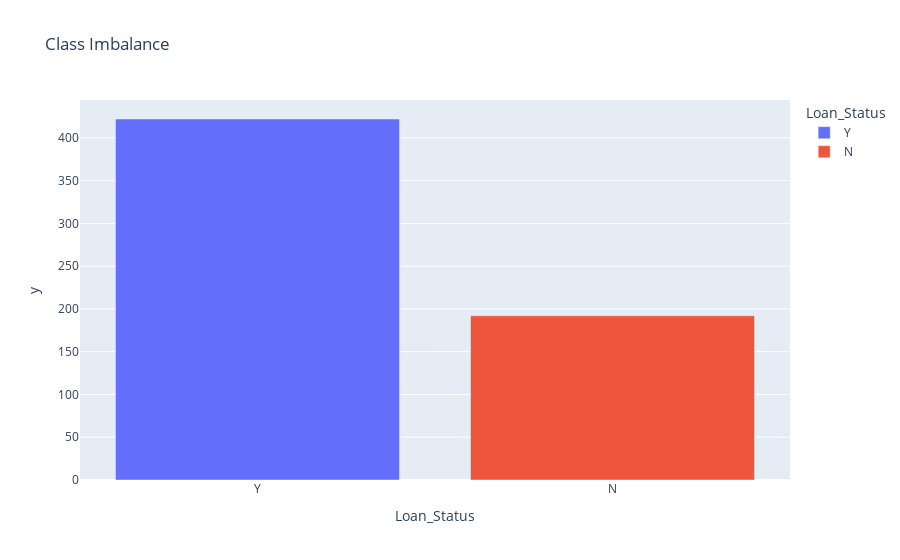

Notebook source saved alongside this figure:
### Code cell
labels = (
    loan_df['Loan_Status']
    .astype('str')
    .str.replace('0','No', regex=True)
    .str.replace('1','Yes', regex=True)
    .value_counts()
)

fig = px.bar(
    data_frame=labels,
    x=labels.index,
    y=labels.values,
    title=f'Class Imbalance',
    color=labels.index
)

fig.show()

### Figure 1 — Plotly figure (JSON) as saved in the notebook; plotly's stock layout.template omitted (floating-point values rounded to 4 significant figures)
{"data": [{"alignmentgroup": "True", "hovertemplate": "Loan_Status=%{x}<br>y=%{y}<extra></extra>", "legendgroup": "Y", "marker": {"color": "#636efa", "pattern": {"shape": ""}}, "name": "Y", "offsetgroup": "Y", "orientation": "v", "showlegend": true, "textposition": "auto", "type": "bar", "x": ["Y"], "xaxis": "x", "y": [422], "yaxis": "y"}, {"alignmentgroup": "True", "hovertemplate": "Loan_Status=%{x}<br>y=%{y}<extra></extra>", "legendgroup": "N", "marker": {"color": "#EF553B", "pattern": {"shape": ""}}, "name": "N", "offsetgroup": "N", "orientation": "v", "showlegend": true, "textposition": "auto", "type": "bar", "x": ["N"], "xaxis": "x", "y": [192], "yaxis": "y"}], "layout": {"barmode": "relative", "legend": {"title": {"text": "Loan_Status"}, "tracegroupgap": 0}, "title": {"text": "Class Imbalance"}, "xaxis": {"anchor": "y", "categoryarray": ["Y", "N"], "categoryorder": "array", "domain": [0, 1], "title": {"text": "Loan_Status"}}, "yaxis": {"anchor": "x", "domain": [0, 1], "title": {"text": "y"}}}}
